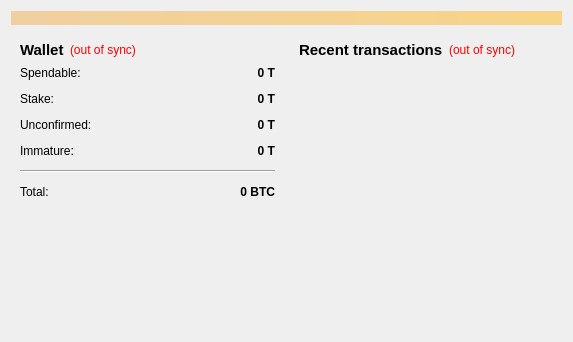
<?xml version="1.0" encoding="UTF-8"?>
<ui version="4.0">
 <class>OverviewPage</class>
 <widget class="QWidget" name="OverviewPage">
  <property name="geometry">
   <rect>
    <x>0</x>
    <y>0</y>
    <width>573</width>
    <height>342</height>
   </rect>
  </property>
  <property name="windowTitle">
   <string>Form</string>
  </property>
  <layout class="QVBoxLayout" name="topLayout">
   <item>
    <widget class="QLabel" name="labelAlerts">
     <property name="visible">
      <bool>false</bool>
     </property>
     <property name="styleSheet">
      <string notr="true">background-color: qlineargradient(x1: 0, y1: 0, x2: 1, y2: 0, stop:0 #F0D0A0, stop:1 #F8D488);  color:#000000
</string>
     </property>
     <property name="wordWrap">
      <bool>true</bool>
     </property>
     <property name="margin">
      <number>3</number>
     </property>
    </widget>
   </item>
   <item>
    <layout class="QHBoxLayout" name="horizontalLayout" stretch="1,1">
     <item>
      <layout class="QVBoxLayout" name="verticalLayout_2">
       <item>
        <widget class="QWidget" name="widget" native="true">
         <layout class="QVBoxLayout" name="verticalLayout_4">
          <item>
           <layout class="QHBoxLayout" name="horizontalLayout_4">
            <item>
             <widget class="QLabel" name="label_5">
              <property name="font">
               <font>
                <pointsize>11</pointsize>
                <weight>75</weight>
                <bold>true</bold>
               </font>
              </property>
              <property name="text">
               <string>Wallet</string>
              </property>
             </widget>
            </item>
            <item>
             <widget class="QLabel" name="labelWalletStatus">
              <property name="toolTip">
               <string>The displayed information may be out of date. Your wallet automatically synchronizes with the Taurus network after a connection is established, but this process has not completed yet.</string>
              </property>
              <property name="styleSheet">
               <string notr="true">QLabel { color: red; }</string>
              </property>
              <property name="text">
               <string notr="true">(out of sync)</string>
              </property>
              <property name="alignment">
               <set>Qt::AlignLeading|Qt::AlignLeft|Qt::AlignVCenter</set>
              </property>
             </widget>
            </item>
            <item>
             <spacer name="horizontalSpacer_2">
              <property name="orientation">
               <enum>Qt::Horizontal</enum>
              </property>
              <property name="sizeHint" stdset="0">
               <size>
                <width>40</width>
                <height>20</height>
               </size>
              </property>
             </spacer>
            </item>
           </layout>
          </item>
          <item>
           <layout class="QFormLayout" name="formLayout_2">
            <property name="fieldGrowthPolicy">
             <enum>QFormLayout::AllNonFixedFieldsGrow</enum>
            </property>
            <property name="horizontalSpacing">
             <number>12</number>
            </property>
            <property name="verticalSpacing">
             <number>12</number>
            </property>
            <item row="0" column="0">
             <widget class="QLabel" name="label">
              <property name="text">
               <string>Spendable:</string>
              </property>
             </widget>
            </item>
            <item row="0" column="1">
             <widget class="QLabel" name="labelBalance">
              <property name="font">
               <font>
                <weight>75</weight>
                <bold>true</bold>
               </font>
              </property>
              <property name="cursor">
               <cursorShape>IBeamCursor</cursorShape>
              </property>
              <property name="toolTip">
               <string>Your current spendable balance</string>
              </property>
              <property name="text">
               <string notr="true">0 T</string>
              </property>
              <property name="alignment">
               <set>Qt::AlignRight|Qt::AlignTrailing|Qt::AlignVCenter</set>
              </property>
              <property name="textInteractionFlags">
               <set>Qt::LinksAccessibleByMouse|Qt::TextSelectableByKeyboard|Qt::TextSelectableByMouse</set>
              </property>
             </widget>
            </item>
            <item row="1" column="0">
             <widget class="QLabel" name="label_6">
              <property name="text">
               <string>Stake:</string>
              </property>
             </widget>
            </item>
            <item row="1" column="1">
             <widget class="QLabel" name="labelStake">
              <property name="font">
               <font>
                <weight>75</weight>
                <bold>true</bold>
               </font>
              </property>
              <property name="cursor">
               <cursorShape>IBeamCursor</cursorShape>
              </property>
              <property name="toolTip">
               <string>Total of coins that was staked, and do not yet count toward the current balance</string>
              </property>
              <property name="text">
               <string notr="true">0 T</string>
              </property>
              <property name="alignment">
               <set>Qt::AlignRight|Qt::AlignTrailing|Qt::AlignVCenter</set>
              </property>
              <property name="textInteractionFlags">
               <set>Qt::LinksAccessibleByMouse|Qt::TextSelectableByKeyboard|Qt::TextSelectableByMouse</set>
              </property>
             </widget>
            </item>
            <item row="2" column="0">
             <widget class="QLabel" name="label_3">
              <property name="text">
               <string>Unconfirmed:</string>
              </property>
             </widget>
            </item>
            <item row="2" column="1">
             <widget class="QLabel" name="labelUnconfirmed">
              <property name="font">
               <font>
                <weight>75</weight>
                <bold>true</bold>
               </font>
              </property>
              <property name="cursor">
               <cursorShape>IBeamCursor</cursorShape>
              </property>
              <property name="toolTip">
               <string>Total of transactions that have yet to be confirmed, and do not yet count toward the current balance</string>
              </property>
              <property name="text">
               <string notr="true">0 T</string>
              </property>
              <property name="alignment">
               <set>Qt::AlignRight|Qt::AlignTrailing|Qt::AlignVCenter</set>
              </property>
              <property name="textInteractionFlags">
               <set>Qt::LinksAccessibleByMouse|Qt::TextSelectableByKeyboard|Qt::TextSelectableByMouse</set>
              </property>
             </widget>
            </item>
            <item row="3" column="0">
             <widget class="QLabel" name="labelImmatureText">
              <property name="text">
               <string>Immature:</string>
              </property>
             </widget>
            </item>
            <item row="3" column="1">
             <widget class="QLabel" name="labelImmature">
              <property name="font">
               <font>
                <weight>75</weight>
                <bold>true</bold>
               </font>
              </property>
              <property name="toolTip">
               <string>Mined balance that has not yet matured</string>
              </property>
              <property name="text">
               <string notr="true">0 T</string>
              </property>
              <property name="alignment">
               <set>Qt::AlignRight|Qt::AlignTrailing|Qt::AlignVCenter</set>
              </property>
              <property name="textInteractionFlags">
               <set>Qt::LinksAccessibleByMouse|Qt::TextSelectableByKeyboard|Qt::TextSelectableByMouse</set>
              </property>
             </widget>
            </item>
            <item row="4" column="0" colspan="2">
             <widget class="Line" name="line">
              <property name="orientation">
               <enum>Qt::Horizontal</enum>
              </property>
             </widget>
            </item>
            <item row="5" column="0">
             <widget class="QLabel" name="labelTotalText">
              <property name="text">
               <string>Total:</string>
              </property>
             </widget>
            </item>
            <item row="5" column="1">
             <widget class="QLabel" name="labelTotal">
              <property name="font">
               <font>
                <weight>75</weight>
                <bold>true</bold>
               </font>
              </property>
              <property name="cursor">
               <cursorShape>IBeamCursor</cursorShape>
              </property>
              <property name="toolTip">
               <string>Your current total balance</string>
              </property>
              <property name="text">
               <string notr="true">0 BTC</string>
              </property>
              <property name="alignment">
               <set>Qt::AlignRight|Qt::AlignTrailing|Qt::AlignVCenter</set>
              </property>
              <property name="textInteractionFlags">
               <set>Qt::LinksAccessibleByMouse|Qt::TextSelectableByKeyboard|Qt::TextSelectableByMouse</set>
              </property>
             </widget>
            </item>
           </layout>
          </item>
         </layout>
        </widget>
       </item>
       <item>
        <spacer name="verticalSpacer">
         <property name="orientation">
          <enum>Qt::Vertical</enum>
         </property>
         <property name="sizeHint" stdset="0">
          <size>
           <width>20</width>
           <height>40</height>
          </size>
         </property>
        </spacer>
       </item>
      </layout>
     </item>
     <item>
      <layout class="QVBoxLayout" name="verticalLayout_3">
       <item>
        <widget class="QWidget" name="widget_2" native="true">
         <layout class="QVBoxLayout" name="verticalLayout">
          <item>
           <layout class="QHBoxLayout" name="horizontalLayout_2">
            <item>
             <widget class="QLabel" name="label_4">
              <property name="font">
               <font>
                <pointsize>11</pointsize>
                <weight>75</weight>
                <bold>true</bold>
               </font>
              </property>
              <property name="text">
               <string>&lt;b&gt;Recent transactions&lt;/b&gt;</string>
              </property>
             </widget>
            </item>
            <item>
             <widget class="QLabel" name="labelTransactionsStatus">
              <property name="toolTip">
               <string>The displayed information may be out of date. Your wallet automatically synchronizes with the Taurus network after a connection is established, but this process has not completed yet.</string>
              </property>
              <property name="styleSheet">
               <string notr="true">QLabel { color: red; }</string>
              </property>
              <property name="text">
               <string notr="true">(out of sync)</string>
              </property>
              <property name="alignment">
               <set>Qt::AlignRight|Qt::AlignTrailing|Qt::AlignVCenter</set>
              </property>
             </widget>
            </item>
            <item>
             <spacer name="horizontalSpacer">
              <property name="orientation">
               <enum>Qt::Horizontal</enum>
              </property>
              <property name="sizeHint" stdset="0">
               <size>
                <width>40</width>
                <height>20</height>
               </size>
              </property>
             </spacer>
            </item>
           </layout>
          </item>
          <item>
           <widget class="QListView" name="listTransactions">
            <property name="styleSheet">
             <string notr="true">QListView { background: transparent; }</string>
            </property>
            <property name="frameShape">
             <enum>QFrame::NoFrame</enum>
            </property>
            <property name="verticalScrollBarPolicy">
             <enum>Qt::ScrollBarAlwaysOff</enum>
            </property>
            <property name="horizontalScrollBarPolicy">
             <enum>Qt::ScrollBarAlwaysOff</enum>
            </property>
            <property name="selectionMode">
             <enum>QAbstractItemView::NoSelection</enum>
            </property>
           </widget>
          </item>
         </layout>
        </widget>
       </item>
      </layout>
     </item>
    </layout>
   </item>
  </layout>
 </widget>
 <resources/>
 <connections/>
</ui>
